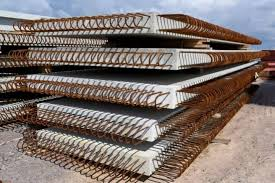
#> input picture images.jpg, 275 x 183 px
$ python ImgProc_StructuralMonitoring.py
#> lines starting #> are read from the running program, lines starting #| are printed output that depends on the picture; after the words box and inside, x2 and y2 are one past the last pixel; in counts of white or black regions, pixels touching at a corner belong together
import cv2
import numpy as np
import pandas as pd
import matplotlib.pyplot as plt
from tkinter import Tk
from tkinter.filedialog import askopenfilename
import os
import math

# Função para ajustar contraste e brilho
def ajustar_contraste_brilho(imagem, alpha=1.2, beta=20):
    return cv2.convertScaleAbs(imagem, alpha=alpha, beta=beta)

# Função para melhorar a imagem
def melhorar_imagem(imagem_cinza):
    imagem_equalizada = cv2.equalizeHist(imagem_cinza)
    imagem_ajustada = ajustar_contraste_brilho(imagem_equalizada, alpha=1.5, beta=30)
    imagem_suavizada = cv2.GaussianBlur(imagem_ajustada, (5, 5), 0)
    return imagem_suavizada

# Função para detectar bordas
def detectar_bordas(imagem):
    return cv2.Canny(imagem, threshold1=50, threshold2=150)

# Função para detectar cantos com filtros avançados
def detectar_cantos_com_filtro(imagem):
    imagem_cinza = cv2.cvtColor(imagem, cv2.COLOR_BGR2GRAY)
    imagem_melhorada = melhorar_imagem(imagem_cinza)
    bordas = detectar_bordas(imagem_melhorada)
    mascara = cv2.dilate(bordas, None, iterations=2)

    pontos = cv2.goodFeaturesToTrack(
        bordas,
        maxCorners=1000,          # Limitar número de cantos detectados
        qualityLevel=0.1,       # Tornar mais seletivo
        minDistance=20,         # Distância mínima entre pontos
        mask=mascara            # Usar máscara para restringir áreas de interesse
    )

    if pontos is None:
        print("Nenhum ponto detectado após aplicação do filtro.")
        return []

    pontos = np.int32(pontos)
    return [(p[0][0], p[0][1]) for p in pontos]

# Função para filtrar pontos muito próximos
def filtrar_pontos(coordenadas_pontos, limiar_distancia=15):
    pontos_filtrados = []
    for ponto in coordenadas_pontos:
        if not pontos_filtrados:
            pontos_filtrados.append(ponto)
        elif all(calcular_distancia(ponto, p) > limiar_distancia for p in pontos_filtrados):
            pontos_filtrados.append(ponto)
    return pontos_filtrados

# Função para calcular distância euclidiana entre dois pontos
def calcular_distancia(pontoA, pontoB):
    return math.sqrt((pontoB[0] - pontoA[0]) ** 2 + (pontoB[1] - pontoA[1]) ** 2)

# Função para calcular distâncias a partir do primeiro ponto
def calcular_distancias_a_partir_do_inicial(coordenadas_pontos):
    distancias = []
    if coordenadas_pontos:
        ponto_inicial = coordenadas_pontos[0]
        for i, ponto in enumerate(coordenadas_pontos):
            if i == 0:
                continue
            distancia = calcular_distancia(ponto_inicial, ponto)
            distancias.append((1, i + 1, distancia))
    return distancias

# Função para salvar coordenadas em CSV
def salvar_coordenadas(coordenadas_pontos, caminho_imagem):
    pasta_csv = "csv_coordenadas"
    os.makedirs(pasta_csv, exist_ok=True)
    nome_arquivo = os.path.splitext(os.path.basename(caminho_imagem))[0]
    nome_csv = os.path.join(pasta_csv, f"{nome_arquivo}_coordenadas.csv")
    df_pontos = pd.DataFrame(coordenadas_pontos, columns=["X", "Y"])
    df_pontos.to_csv(nome_csv, index=False)
    print(f"Coordenadas salvas em '{nome_csv}'")

# Função para salvar distâncias em CSV
def salvar_distancias(distancias, caminho_imagem):
    pasta_csv = "csv_distancias"
    os.makedirs(pasta_csv, exist_ok=True)
    nome_arquivo = os.path.splitext(os.path.basename(caminho_imagem))[0]
    nome_csv = os.path.join(pasta_csv, f"{nome_arquivo}_distancias.csv")
    df_distancias = pd.DataFrame(distancias, columns=["Ponto A", "Ponto B", "Distância"])
    df_distancias.to_csv(nome_csv, index=False)
    print(f"Distâncias salvas em '{nome_csv}'")

# Função para exibir imagem com pontos detectados
def exibir_imagem_com_pontos(imagem, coordenadas_pontos):
    plt.imshow(cv2.cvtColor(imagem, cv2.COLOR_BGR2RGB))
    for (x, y) in coordenadas_pontos:
        plt.plot(x, y, 'gx')
    plt.gca().invert_yaxis()
    plt.title("Pontos Detectados")
    plt.show()

# Função principal
def main():
    Tk().withdraw()
    caminho_imagem = askopenfilename(title="Selecione uma imagem", filetypes=[("Imagens", "*.jpg;*.jpeg;*.png;*.bmp")])
#> the answer given: images.jpg

    if caminho_imagem:
        print(f"Caminho da imagem selecionada: {caminho_imagem}")

        # Tentar ler a imagem com um caminho de arquivo absoluto
        imagem = cv2.imread(caminho_imagem)
#> imagem is the input picture: shape (183, 275, 3); mean B, G, R 107.8, 113.1, 125.2

        if imagem is None:
            print("Erro ao carregar a imagem. Verifique se o caminho está correto ou se a imagem está corrompida.")
            return

        # Se a imagem for carregada corretamente, prossiga com o processamento
        coordenadas_pontos = detectar_cantos_com_filtro(imagem)
#> in detectar_cantos_com_filtro, `imagem_cinza = cv2.cvtColor(imagem, cv2.COLOR_BGR2GRAY)`:
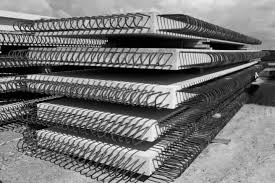
#> imagem_cinza: shape (183, 275); min 0, max 255, mean 116.1
#> in melhorar_imagem, `imagem_equalizada = cv2.equalizeHist(imagem_cinza)`:
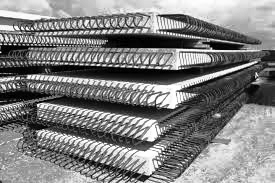
#> imagem_equalizada: shape (183, 275); min 0, max 255, mean 127.4
#> in ajustar_contraste_brilho, `return cv2.convertScaleAbs(imagem, alpha=alpha, beta=beta)`:
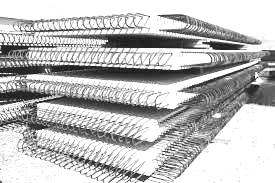
#> returned value: shape (183, 275); min 30, max 255, mean 188.4
#> in melhorar_imagem, `imagem_suavizada = cv2.GaussianBlur(imagem_ajustada, (5, 5), 0)`:
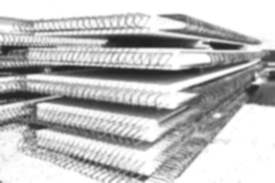
#> imagem_suavizada: shape (183, 275); min 32, max 255, mean 188.4
#> in detectar_bordas, `return cv2.Canny(imagem, threshold1=50, threshold2=150)`:
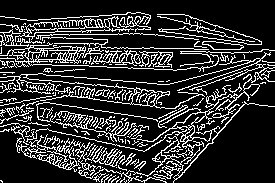
#> returned value: shape (183, 275); 19.5% white in thin lines or dots
#> in detectar_cantos_com_filtro, `mascara = cv2.dilate(bordas, None, iterations=2)`:
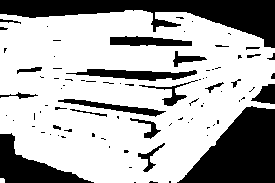
#> mascara: shape (183, 275); 68.5% white; 86 black regions (62 under 20 px), largest, box (x1, y1, x2, y2) and area: (0, 0, 275, 48) 5250, (177, 106, 275, 183) 4708, (0, 133, 94, 183) 1888
#> in detectar_cantos_com_filtro, `pontos = cv2.goodFeaturesToTrack( bordas, maxCorners=1000,`: pontos = 60 rows, first 8: [79, 168], [158, 171], [99, 133], [112, 116], [198, 90], [259, 66], [117, 16], [157, 64]
#> in detectar_cantos_com_filtro, `pontos = np.int32(pontos)`: pontos = contour of 60 points, box (x1, y1, x2, y2) (2, 16, 261, 182), area 7000
#> coordenadas_pontos = 60 pairs, first value 2 to 260, second value 16 to 181
        coordenadas_pontos = filtrar_pontos(coordenadas_pontos, limiar_distancia=20)
#> the loop in filtrar_pontos, `for ponto in coordenadas_pontos:` made 60 passes
#> ponto on passes 1 to 12: (79, 168), (158, 171), (99, 133), (112, 116), (198, 90), (259, 66), (117, 16), (157, 64), (65, 23), (99, 55), (27, 138), (214, 129)
#> after the loop in filtrar_pontos, `for ponto in coordenadas_pontos:`: pontos_filtrados = 57 pairs, first value 2 to 260, second value 16 to 181
#> coordenadas_pontos has the same summary as pontos_filtrados in filtrar_pontos

        if not coordenadas_pontos:
            print("Não foi possível detectar pontos na imagem.")
            return

        print("Coordenadas dos pontos detectados:")
        for i, coord in enumerate(coordenadas_pontos):
            print(f"Ponto {i + 1}: X = {coord[0]}, Y = {coord[1]}")
#> this loop made 57 passes
#| Ponto 1: X = 79, Y = 168
#| Ponto 2: X = 158, Y = 171
#| Ponto 3: X = 99, Y = 133
#| Ponto 4: X = 112, Y = 116
#| Ponto 5: X = 198, Y = 90
#| Ponto 6: X = 259, Y = 66
#| Ponto 7: X = 117, Y = 16
#| Ponto 8: X = 157, Y = 64
#> (further printed lines are left out)

        salvar_coordenadas(coordenadas_pontos, caminho_imagem)
#> in salvar_coordenadas, `df_pontos = pd.DataFrame(coordenadas_pontos, columns=["X", "Y"])`: df_pontos = table of 57 rows and 2 columns

        distancias = calcular_distancias_a_partir_do_inicial(coordenadas_pontos)
#> in calcular_distancias_a_partir_do_inicial, `ponto_inicial = coordenadas_pontos[0]`: ponto_inicial = (79, 168)
#> the loop in calcular_distancias_a_partir_do_inicial, `for i, ponto in enumerate(coordenadas_pontos):` made 57 passes
#> (ponto, distancia) on passes 2 to 13: ((158, 171), 79.06), ((99, 133), 40.31), ((112, 116), 61.59), ((198, 90), 142.3), ((259, 66), 206.9), ((117, 16), 156.7), ((157, 64), 130), ((65, 23), 145.7), ((99, 55), 114.8), ((27, 138), 60.03), ((214, 129), 140.5), ((15, 89), 101.7)
#> after the loop in calcular_distancias_a_partir_do_inicial, `for i, ponto in enumerate(coordenadas_pontos):`: distancias = 56 items, first 6: (1, 2, 79.06), (1, 3, 40.31), (1, 4, 61.59), (1, 5, 142.3), (1, 6, 206.9), (1, 7, 156.7)
        print("\nDistâncias a partir do ponto inicial:")
        for dist in distancias:
            print(f"Distância entre Ponto {dist[0]} e Ponto {dist[1]}: {dist[2]:.2f}")
#> this loop made 56 passes
#> dist on passes 1 to 12: (1, 2, 79.06), (1, 3, 40.31), (1, 4, 61.59), (1, 5, 142.3), (1, 6, 206.9), (1, 7, 156.7), (1, 8, 130), (1, 9, 145.7), (1, 10, 114.8), (1, 11, 60.03), (1, 12, 140.5), (1, 13, 101.7)
#| Distância entre Ponto 1 e Ponto 2: 79.06
#| Distância entre Ponto 1 e Ponto 3: 40.31
#| Distância entre Ponto 1 e Ponto 4: 61.59
#| Distância entre Ponto 1 e Ponto 5: 142.28
#| Distância entre Ponto 1 e Ponto 6: 206.89
#| Distância entre Ponto 1 e Ponto 7: 156.68
#| Distância entre Ponto 1 e Ponto 8: 130.00
#| Distância entre Ponto 1 e Ponto 9: 145.67
#> (further printed lines are left out)

        salvar_distancias(distancias, caminho_imagem)
#> in salvar_distancias, `df_distancias = pd.DataFrame(distancias, columns=["Ponto A", "Ponto B"..`: df_distancias = table of 56 rows and 3 columns
        exibir_imagem_com_pontos(imagem, coordenadas_pontos)
#> the loop in exibir_imagem_com_pontos, `for (x, y) in coordenadas_pontos:` made 57 passes
#> in exibir_imagem_com_pontos, `plt.show()`:
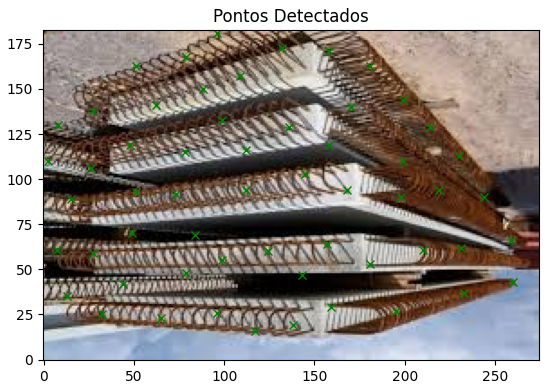
#> figure drawn by matplotlib, 1 panel
    else:
        print("Nenhuma imagem selecionada.")

if __name__ == "__main__":
    main()
